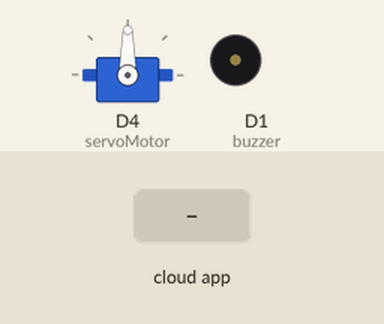
The sketch below on a simulated ESP8266 (NodeMCU). On the bench: servo, buzzer (waves = sounding, pin HIGH). Inputs (shaded band) come from the test bench. WiFi joins after 1.5 s; servers stay silent unless stated; the Firebase database answers and starts empty; what the sketch prints to the serial monitor is not drawn.

Above: at 2.7 s.
2.8 s: the phone or cloud app sets reconocido to 1
At 3.6 s:
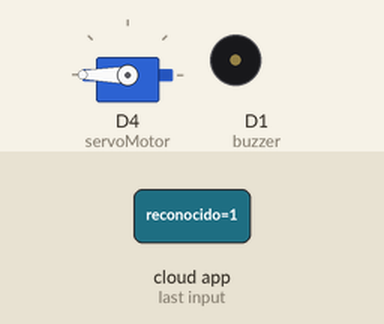
4.8 s: the phone or cloud app sets switch to 1
At 5.4 s:
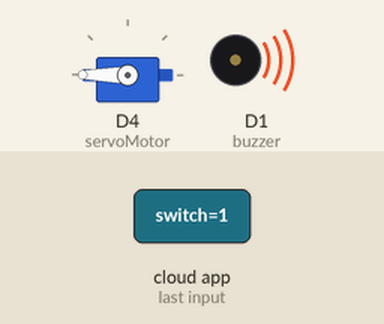
7.0 s: the phone or cloud app sets switch to 0
At 8.7 s:
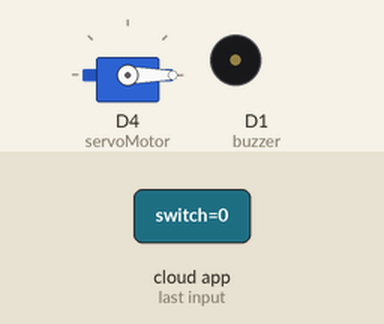
9.0 s: the phone or cloud app sets reconocido to 1
At 10.3 s:
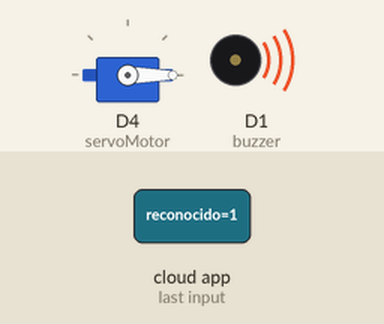
Timing chart, 0 to 12.0 s (numbered marks = the images above; inputs shaded):
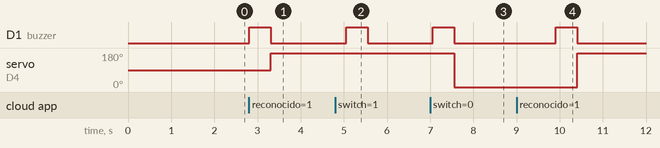

Measured:
- after the input at 2.8 s, D1 (buzzer): LOW → HIGH at once, → LOW 0.50 s later; servo on D4 (servoMotor): 90° → 180° after 0.50 s
- after the input at 4.8 s, D1 (buzzer): LOW → HIGH after 0.26 s, → LOW 0.50 s later
- after the input at 7.0 s, D1 (buzzer): LOW → HIGH after 0.06 s, → LOW 0.50 s later; servo on D4 (servoMotor): 180° → 0° after 0.56 s
- after the input at 9.0 s, D1 (buzzer): LOW → HIGH after 0.91 s, → LOW 0.50 s later; servo on D4 (servoMotor): 0° → 180° after 1.4 s

The sketch:

FireBase_GET_Actuadores.ino
```cpp
#if defined(ESP32)
#include <WiFi.h>
#elif defined(ESP8266)
#include <ESP8266WiFi.h>
#endif

// Incluímos la librería para poder controlar el servo
#include <Servo.h>

#include <Firebase_ESP_Client.h>

// Provide the token generation process info.
#include <addons/TokenHelper.h>

// Provide the RTDB payload printing info and other helper functions.
#include <addons/RTDBHelper.h>


/* 1. Define the WiFi credentials */
#define WIFI_SSID "AndroidAPdfb6"
#define WIFI_PASSWORD "kjcn1322"

// For the following credentials, see examples/Authentications/SignInAsUser/EmailPassword/EmailPassword.ino

/* 2. Define the API Key */
#define API_KEY "AIzaSyDneXPOW70Dne0Q9VDoh_tt8ghv9Wz5FFo"

/* 3. Define the RTDB URL */
#define DATABASE_URL "https://timbre-inteligente-b20fd-default-rtdb.firebaseio.com/" //<databaseName>.firebaseio.com or <databaseName>.<region>.firebasedatabase.app

/* 4. Define the user Email and password that alreadey registerd or added in your project */
#define USER_EMAIL "juliomeza2510@outlook.com"
#define USER_PASSWORD "julio123"

// Define Firebase Data object
FirebaseData fbdo;

FirebaseAuth auth;
FirebaseConfig config;

unsigned long sendDataPrevMillis = 0;

//unsigned long count = 0;

int buzzer = D1; //buzzer
Servo servoMotor;

String CLAVE = ""; //contraseña ingresada
String CLAVEANT = "";

int alexaSwitch = 0;
int alexaSwitchLast = 0;

int reconocido = 0;
int reconocidoAnt = 0;

void abrir(){
  digitalWrite(buzzer, HIGH);
  delay(500);
  digitalWrite(buzzer, LOW);
  servoMotor.write(180);
}

void cerrar(){
  digitalWrite(buzzer, HIGH);
  delay(500);
  digitalWrite(buzzer, LOW);
  servoMotor.write(0);
}


void setup()
{

  Serial.begin(115200);
  pinMode(buzzer, OUTPUT);
  servoMotor.attach(D4);
  WiFi.begin(WIFI_SSID, WIFI_PASSWORD);
  Serial.print("Connecting to Wi-Fi");
  while (WiFi.status() != WL_CONNECTED)
  {
    Serial.print(".");
    delay(300);
  }
  Serial.println();
  Serial.print("Connected with IP: ");
  Serial.println(WiFi.localIP());
  Serial.println();


  Serial.printf("Firebase Client v%s\n\n", FIREBASE_CLIENT_VERSION);

  /* Assign the api key (required) */
  config.api_key = API_KEY;

  /* Assign the user sign in credentials */
  auth.user.email = USER_EMAIL;
  auth.user.password = USER_PASSWORD;

  /* Assign the RTDB URL (required) */
  config.database_url = DATABASE_URL;

  /* Assign the callback function for the long running token generation task */
  config.token_status_callback = tokenStatusCallback; // see addons/TokenHelper.h


#if defined(ESP8266)
  // In ESP8266 required for BearSSL rx/tx buffer for large data handle, increase Rx size as needed.
  fbdo.setBSSLBufferSize(2048 /* Rx buffer size in bytes from 512 - 16384 */, 2048 /* Tx buffer size in bytes from 512 - 16384 */);
#endif

  // Limit the size of response payload to be collected in FirebaseData
  fbdo.setResponseSize(2048);

  Firebase.begin(&config, &auth);

  // Comment or pass false value when WiFi reconnection will control by your code or third party library
  Firebase.reconnectWiFi(true);

  Firebase.setDoubleDigits(5);

  config.timeout.serverResponse = 10 * 1000;

}

void loop()
{
  // Firebase.ready() should be called repeatedly to handle authentication tasks.
  if (Firebase.ready() && (millis() - sendDataPrevMillis > 1000 || sendDataPrevMillis == 0)){
    sendDataPrevMillis = millis();

    //Keyboard
    if (Firebase.RTDB.getString(&fbdo, "/sensores/passAttempt")) {
      CLAVE  = fbdo.to<String>();

      if(CLAVE != CLAVEANT && CLAVE.length() == 6){
        CLAVEANT = CLAVE;

        Serial.println("La clave ingresada es: " + CLAVE);

        if(Firebase.RTDB.getString(&fbdo, "/sensores/password")){
          if(CLAVE == String(fbdo.to<String>())){
            Serial.println("La clave es correcta");
            abrir();
            Serial.printf("Set Password attempt... %s\n", Firebase.RTDB.setString(&fbdo, F("/sensores/passAttempt"), " ") ? "ok" : fbdo.errorReason().c_str());
  CLAVEANT = "";
          }
          else{
            Serial.println("La clave es incorrecta");
            Serial.println("Vuelve a introducir la contraseña");
          }
          CLAVE = "";
        }
      }

    }

    //Reconocimiento
    if (Firebase.RTDB.getInt(&fbdo, "/fotos/reconocido")) {
      reconocido  = fbdo.to<int>();

      if(reconocido != reconocidoAnt){
        reconocidoAnt = reconocido;

        if(reconocido == 1){
          Serial.println("Usuario reconocido");
          abrir();
          Serial.printf("Set Fotos reconocido... %s\n", Firebase.RTDB.setInt(&fbdo, F("/fotos/reconocido"), 0) ? "ok" : fbdo.errorReason().c_str());
          reconocidoAnt = 0;

        } else {
          Serial.println("No se reconocio al usuario");
        }

      }

    }

    //Alexa
    if(Firebase.RTDB.getInt(&fbdo, "/alexa/switch")){
      alexaSwitch = fbdo.to<int>();

      if(alexaSwitch != alexaSwitchLast){
        alexaSwitchLast = alexaSwitch;

        if(alexaSwitch == 1){
          abrir();
        } else {
          cerrar();
        }
      }
    }

  }
}
```
